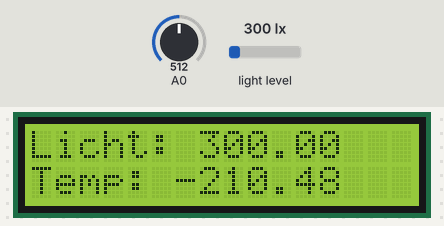
Recording of a sketch running on a simulated ESP8266 (NodeMCU). On the bench: 16×2 character LCD. The inputs (shaded band) are chosen by the test bench; at power-on: light level 300 lx, A0 = 512. What the sketch prints to the serial monitor is not drawn.

Above: at 1.2 s.
1.3 s: light level set to 40 lx
At 3.3 s:
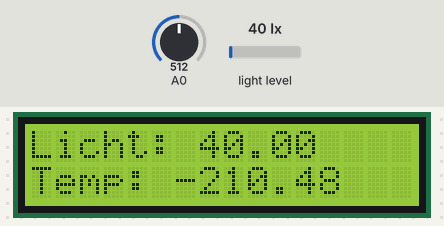
3.6 s: A0 set to 716
At 4.6 s:
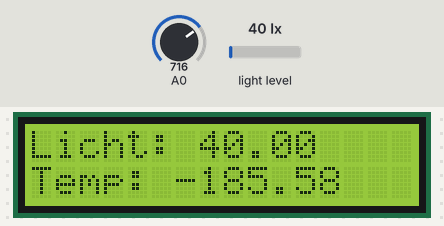
5.7 s: light level set to 500 lx
At 7.1 s:
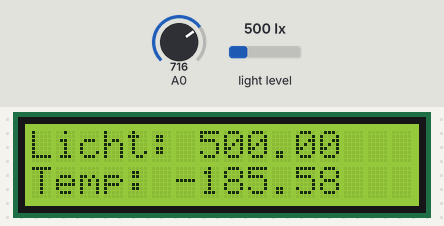
7.7 s: A0 set to 900
At 9.5 s:
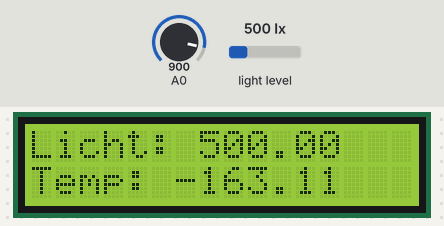
9.8 s: light level set to 1000 lx
At 10.9 s:
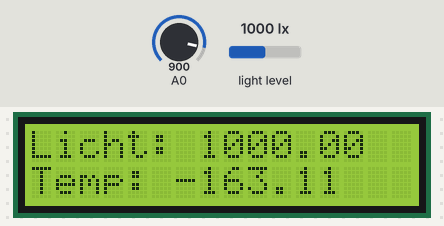
11.8 s: A0 set to 1023
At 13.6 s:
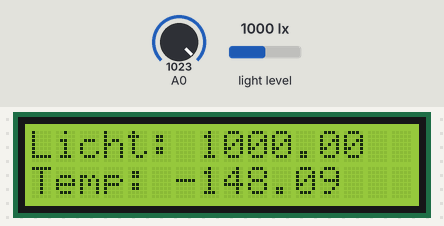
Timing chart, 0 to 15.1 s (numbered marks = the images above; inputs shaded):
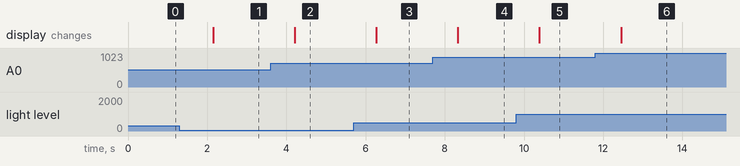

Measured:
- after the input at 1.3 s, the display: changes after 0.85 s (image 1)
- after the input at 3.6 s, the display: changes after 0.61 s (image 2)
- after the input at 5.7 s, the display: changes after 0.56 s (image 3)
- after the input at 7.7 s, the display: changes after 0.62 s (image 4)
- after the input at 9.8 s, the display: changes after 0.59 s (image 5)
- after the input at 11.8 s, the display: changes after 0.65 s (image 6)

The sketch:

LightTemp-Display.ino
```cpp
#include <LiquidCrystal_I2C.h>
#include <BH1750.h>
#include <Wire.h>

// voor de temperatuur sensor
const int temperatuurPin = 34;
float sensorValue;
float voltageOut;
float temperatuurC;


BH1750 lightMeter;
LiquidCrystal_I2C lcd(0x27, 16, 2);

void setup() {
  //serial begin
  Serial.begin(9600);

  // Temperatuursensor opstarten

  pinMode(temperatuurPin, INPUT);

  // lcd opstarten
  lcd.init();
  lcd.backlight();

  // lichtsensor opstarten
  Wire.begin(D2, D1);
  lightMeter.begin(BH1750::CONTINUOUS_HIGH_RES_MODE, 0x23);  // 0x23 of 0x5C
  Serial.println(F("BH1750 Test begin"));
}

void loop() {
  // Lees de lichtsensor uit

  float lux = lightMeter.readLightLevel();

  // bereken de temperatuur voor de LM335
  sensorValue = analogRead(temperatuurPin);
  voltageOut = (sensorValue * 5000) / 4095;
  temperatuurC = (voltageOut / 10) - 273;

  //  Print op LCD
  lcd.clear();
  lcd.setCursor(0, 0);
  lcd.print("Licht: " + String(lux));
  lcd.setCursor(0, 1);
  lcd.print("Temp: " + String(temperatuurC));

  //serial print
  Serial.println("Light: " + String(lux));
  Serial.println("Temperatuur: " + String(temperatuurC) + " | " + "Voltage uit (mV): " + String(voltageOut));


  delay(1000);
}
```
